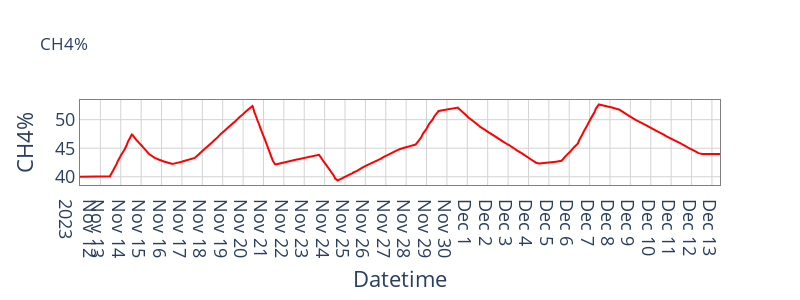
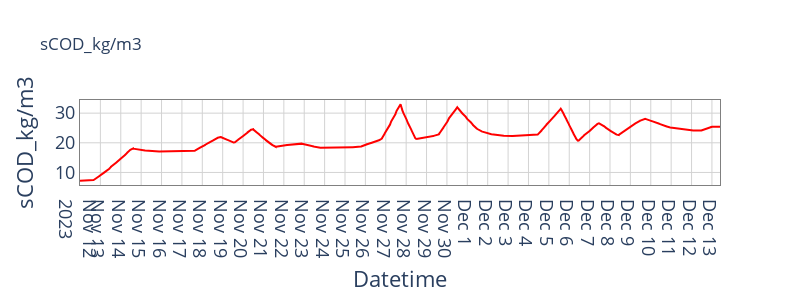
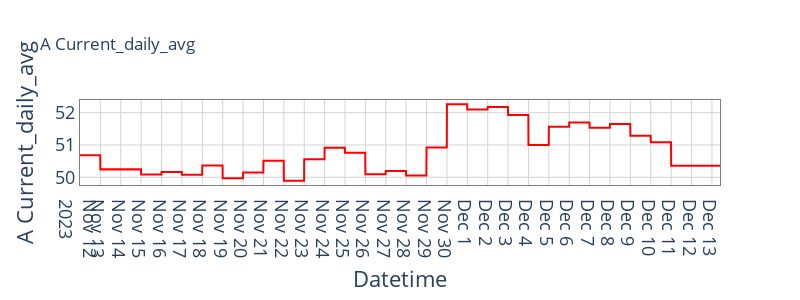

Here is the notebook cell these charts were saved with, in order:
### Markdown cell above
Data insepctions

### Code cell
joined_df = pd.read_csv('complete_data.csv')
joined_df.head()
joined_df.set_index('datetime', inplace=True)
joined_df_interpolated = joined_df.interpolate(method='linear')
# Apply backward fill
joined_df_interpolated_bfilled = joined_df_interpolated.bfill()
# Display the first few rows after processing to check for successful interpolation
joined_df_interpolated_bfilled.head()
dataset = joined_df_interpolated_bfilled
dataset.reset_index(inplace=True)

display(dataset.head())

fig = go.Figure()

fig.add_trace(go.Scatter(x= dataset['datetime'],
                         y= dataset['CO2'],
                         mode='lines',
                         line=dict(color='red'),
                         name='Interval Over Time'))

fig.update_layout(
    title="CH4%",
    xaxis_title="Datetime",
    yaxis_title="CH4%",
    xaxis_showgrid=True,
    yaxis_showgrid=True
)

apply_fig_format(fig, 800, 300)


fig = go.Figure()

fig.add_trace(go.Scatter(x= dataset['datetime'],
                         y= dataset['sCOD_kg/m3'],
                         mode='lines',
                         line=dict(color='red'),
                         name='Interval Over Time'))

fig.update_layout(
    title="sCOD_kg/m3",
    xaxis_title="Datetime",
    yaxis_title="sCOD_kg/m3",
    xaxis_showgrid=True,
    yaxis_showgrid=True
)

apply_fig_format(fig, 800, 300)



fig = go.Figure()

fig.add_trace(go.Scatter(x= dataset['datetime'],
                         y= dataset['A Current_daily_avg'],
                         mode='lines',
                         line=dict(color='red'),
                         name='A Current_daily_avg'))

fig.update_layout(
    title="A Current_daily_avg",
    xaxis_title="Datetime",
    yaxis_title="A Current_daily_avg",
    xaxis_showgrid=True,
    yaxis_showgrid=True
)

apply_fig_format(fig, 800, 300)


# dataset.to_csv('dataset.csv')



df = dataset.copy()
df['datetime'] = pd.to_datetime(df['datetime'])
df = df.groupby('datetime').mean()

df['A Current_daily_avg_lag1d_dt'] = df['A Current_daily_avg'].shift(freq='1D')
df['CH4%_lag1d_dt'] = df['CH4%'].shift(freq='1D')
df['CO2_lag1d_dt'] = df['CO2'].shift(freq='1D')
df['ntp_volume_this_tip_intervalml_daily_avg_lag1d_dt'] = df['ntp_volume_this_tip_intervalml_daily_avg'].shift(freq='1D')


df = df.bfill()
dataset = df.copy()
dataset.reset_index(inplace=True)

### Figure 1 — Plotly figure (JSON) as saved in the notebook; plotly's stock layout.template omitted (floating-point values rounded to 4 significant figures; data arrays with more than 128 entries replaced by an {"elided": "..."} marker saying what was removed)
{"data": [{"line": {"color": "red"}, "mode": "lines", "name": "Interval Over Time", "type": "scatter", "x": {"elided": "6245 str values"}, "y": {"elided": "6245 float values"}}], "layout": {"height": 300, "paper_bgcolor": "white", "plot_bgcolor": "white", "title": {"text": "CH4%"}, "width": 800, "xaxis": {"dtick": "D", "gridcolor": "lightgray", "linecolor": "gray", "linewidth": 1, "mirror": true, "showgrid": true, "showline": true, "tickfont": {"size": 18}, "title": {"font": {"size": 22}, "text": "Datetime"}}, "yaxis": {"gridcolor": "lightgray", "linecolor": "gray", "linewidth": 1, "mirror": true, "showgrid": true, "showline": true, "tickfont": {"size": 18}, "title": {"font": {"size": 22}, "text": "CH4%"}}}}

### Figure 2 — Plotly figure (JSON) as saved in the notebook; plotly's stock layout.template omitted (floating-point values rounded to 4 significant figures; data arrays with more than 128 entries replaced by an {"elided": "..."} marker saying what was removed)
{"data": [{"line": {"color": "red"}, "mode": "lines", "name": "Interval Over Time", "type": "scatter", "x": {"elided": "6245 str values"}, "y": {"elided": "6245 float values"}}], "layout": {"height": 300, "paper_bgcolor": "white", "plot_bgcolor": "white", "title": {"text": "sCOD_kg/m3"}, "width": 800, "xaxis": {"dtick": "D", "gridcolor": "lightgray", "linecolor": "gray", "linewidth": 1, "mirror": true, "showgrid": true, "showline": true, "tickfont": {"size": 18}, "title": {"font": {"size": 22}, "text": "Datetime"}}, "yaxis": {"gridcolor": "lightgray", "linecolor": "gray", "linewidth": 1, "mirror": true, "showgrid": true, "showline": true, "tickfont": {"size": 18}, "title": {"font": {"size": 22}, "text": "sCOD_kg/m3"}}}}

### Figure 3 — Plotly figure (JSON) as saved in the notebook; plotly's stock layout.template omitted (floating-point values rounded to 4 significant figures; data arrays with more than 128 entries replaced by an {"elided": "..."} marker saying what was removed)
{"data": [{"line": {"color": "red"}, "mode": "lines", "name": "A Current_daily_avg", "type": "scatter", "x": {"elided": "6245 str values"}, "y": {"elided": "6245 float values"}}], "layout": {"height": 300, "paper_bgcolor": "white", "plot_bgcolor": "white", "title": {"text": "A Current_daily_avg"}, "width": 800, "xaxis": {"dtick": "D", "gridcolor": "lightgray", "linecolor": "gray", "linewidth": 1, "mirror": true, "showgrid": true, "showline": true, "tickfont": {"size": 18}, "title": {"font": {"size": 22}, "text": "Datetime"}}, "yaxis": {"gridcolor": "lightgray", "linecolor": "gray", "linewidth": 1, "mirror": true, "showgrid": true, "showline": true, "tickfont": {"size": 18}, "title": {"font": {"size": 22}, "text": "A Current_daily_avg"}}}}
